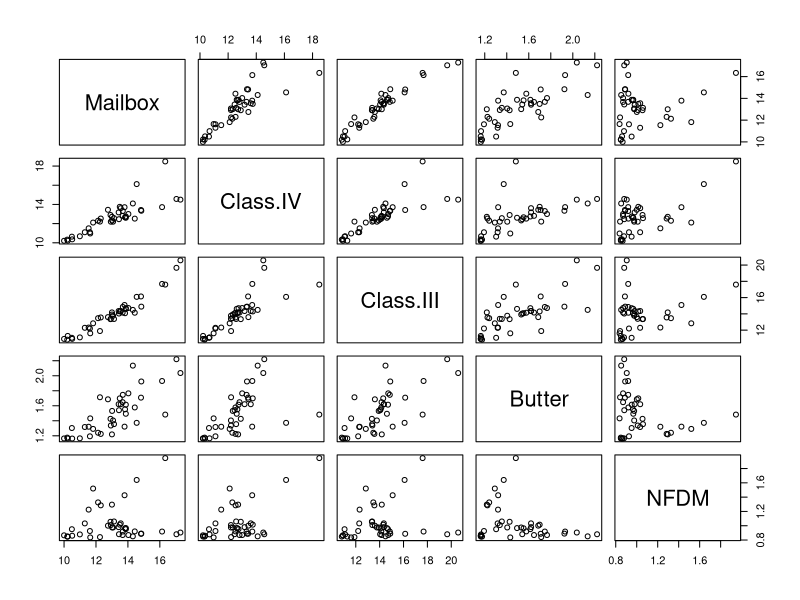

Here is the R script that generated this plot:
milk <- read.csv("41330727.csv", stringsAsFactors = FALSE)
str(milk)
n <- length(milk)
for (i in 2:n){
  milk[[i]] <- gsub("\\$", "", milk[[i]])
  milk[[i]] <- as.numeric(milk[[i]])
}
  
# Complete model R2 = .9608, intercept, class IV, 
# class II significant p values
model <- lm(Mailbox ~ . , data = milk[2:n])
summary(model)

pairs(milk[2:n])
cor(milk[2:n])
library(lmtest)
resettest(model , power=2, type="regressor") # p-value = 0.00498
resettest(model , power=3, type="regressor") # p-value = 0.004712

# R2 = 0.9268
model_1 <- lm(Mailbox ~ Class.III , data = milk[2:n])
summary(model_1)

# R2 =  0.7121
model_2 <- lm(Mailbox ~ Class.IV , data = milk[2:n])
summary(model_2)

# R2 = 0.7562, intercept negative 
model_2t <- lm(Mailbox ~ log(Class.IV) , data = milk[2:n])
summary(model_2t)

# R2 = 0.6178
model_3 <- lm(Mailbox ~ Butter, data = milk[2:n])
summary(model_3)

# R2 = 0.02961, p value > 0.05
model_4 <- lm(Mailbox ~ NFDM, data = milk[2:n])
summary(model_4)

# R2 = 0.9268
model_5 <- lm(Class.III ~ Mailbox , data = milk[2:n])
summary(model_5)

# R2 = 0.9643, class IV, III, nfdm significant, nfdm negative
model_6 <- lm(milk$Mailbox ~ milk$Class.IV + milk$Class.III +
                milk$Butter + milk$NFDM + I(milk$Class.IV^2))
summary(model_6)

# R2 = 0.9698, (nfdm, III^2, intercept) = negative,
# all except butter sign p values 
model_7 <- lm(milk$Mailbox ~ milk$Class.IV + milk$Class.III +
                milk$Butter + milk$NFDM + I(milk$Class.III^2))
summary(model_7)

# R-squared:  0.9666, (intercept, nfdm, butter^2) negative 
model_8 <- lm(milk$Mailbox ~ milk$Class.IV + milk$Class.III +
                milk$Butter + milk$NFDM + I(milk$Butter^2))
summary(model_8)

# Multiple R-squared:  0.9611, nfdm, nfdm^2 -- negative
# classIV and III sign p value

model_9 <- lm(milk$Mailbox ~ milk$Class.IV + milk$Class.III +
                milk$Butter + milk$NFDM + I(milk$NFDM^2))
summary(model_9)


# Multiple R-squared:  0.983, no sign p value
model_10 <- lm(milk$Mailbox ~ milk$Class.IV + milk$Class.III +
                milk$Butter + milk$NFDM + 
                 milk$Class.IV*milk$Class.III*milk$Butter*milk$NFDM)
summary(model_10)

# R-squared:  0.9542, intercept, interaction term negative, all terms sign p
model_12 <- lm(milk$Mailbox ~ milk$Class.IV + milk$Class.III + 
                 milk$Class.IV:milk$Class.III:milk$Butter:milk$NFDM)
summary(model_12)

# R-squared:  0.9502, interaction negative
model_13 <- lm(milk$Mailbox ~ milk$Class.IV + milk$Class.III + 
                 milk$Class.IV:milk$Class.III)
summary(model_13)

# R-squared:  0.9459, inercept, interaction negative
model_14 <- lm(milk$Mailbox ~ milk$Class.IV + milk$Class.III + 
                 milk$Butter:milk$NFDM)
summary(model_14)

# R-squared:  0.9436, all terms sign p
model_15 <- lm(milk$Mailbox ~ milk$Class.IV + milk$Class.III + 
                 milk$Class.IV:milk$Class.III:milk$Butter)
summary(model_15)

# R-squared:  0.9593, all signficant p, intercept  & two interactiion negative
model_16 <- lm(milk$Mailbox ~ milk$Class.IV + milk$Class.III + 
                 milk$Class.IV:milk$Class.III + 
                 milk$Class.IV:milk$Class.III:milk$Butter)
summary(model_16)

#R-squared:  0.9619, intercept, interaction terms negative, two way interaction insign
model_17 <- lm(milk$Mailbox ~ milk$Class.IV + milk$Class.III + 
                 milk$Class.IV:milk$Class.III + 
                 milk$Class.IV:milk$Class.III:milk$NFDM)
summary(model_17)

# R-squared:  0.9504, all terms positive and with significant p value
model_18 <- lm(milk$Mailbox ~ milk$Class.IV + milk$Class.III + 
                 milk$Butter:milk$Class.III)
summary(model_18)
# R-squared:  0.9623, class IV, ineraction terms negative, all sinificant p values 
model_19 <- lm(milk$Mailbox ~ milk$Class.IV + milk$Class.III + 
                 milk$Butter:milk$Class.III +
                 milk$Butter:milk$Class.IV)
summary(model_19)
